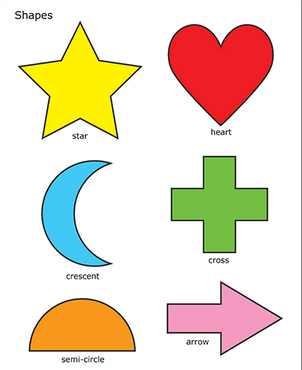
#> input picture Resources/shapes2.png, 302 x 370 px
$ python task.py
#> lines starting #> are read from the running program, lines starting #| are printed output that depends on the picture; after the words box and inside, x2 and y2 are one past the last pixel; in counts of white or black regions, pixels touching at a corner belong together
#Write a program to take a user defined text input and detect the respective shape in shapes.jpg
import cv2
import numpy as np
from cv2 import RETR_EXTERNAL

#shape=input("Enter the shape you want to detect: ")
def getContours(img):
    contours,heirarchy=cv2.findContours(img,cv2.RETR_EXTERNAL,cv2.CHAIN_APPROX_NONE)
    for cnt in contours:
        area=cv2.contourArea(cnt)
        if area>250:
            peri=cv2.arcLength(cnt,True) #finds out the perimeter of the shape
            approx=cv2.approxPolyDP(cnt,0.01*peri,True)
            objCor=len(approx)
            x,y,w,h=cv2.boundingRect(approx)
            aspRatio=w/float(h)
            cv2.drawContours(imgContour,cnt,-1,(255,0,0),2)

            #Condition for triangle
            if objCor==3:
                objectType="Triangle"

            #Condition for shapes with 4 sides
            elif objCor==4:
                if aspRatio>0.85 and aspRatio<1.15:
                    objectType="square"
                    exit
                else:
                    objectType="Rectangle"


            #5 sided shape
            elif objCor==5:
                    objectType="Pentagon"


            #6 sided shape
            elif objCor==6:
                objectType="Hexagon"

            #7 sided shape
            elif objCor==7:
                    objectType="Heptagon"

            elif objCor==10:
                objectType="Star"

            elif objCor==12:
                objectType="Cross"

            elif objCor>25:
                objectType="Circle"

            else:
                objectType="None"


            #cv2.rectangle(imgContour,(x,y),(x+w,y+h),(0,255,0),2)
            #To put text in shapes
            cv2.putText(imgContour,objectType,(x+(w//2)-20,y+(h//2)+2),cv2.FONT_HERSHEY_COMPLEX,0.5,(0,0,0),2)
        else:
            pass
path="Resources/shapes2.png"
img=cv2.imread(path)
#> img is the input picture: shape (370, 302, 3); mean B, G, R 202.5, 222, 234.3
imgContour=img.copy()
#Converting image to grayscale
imgGray=cv2.cvtColor(img,cv2.COLOR_BGR2GRAY)
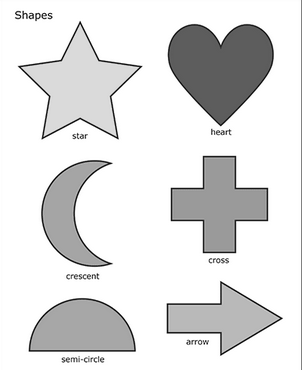
#> imgGray: shape (370, 302); min 0, max 255, mean 223.4
num, imgThresh = cv2.threshold(imgGray, 245, 255, cv2.THRESH_BINARY_INV)
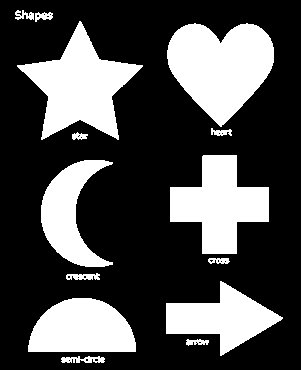
#> imgThresh: shape (370, 302); 30% white; 15 white regions
getContours(imgThresh)
#> in getContours, `contours,heirarchy=cv2.findContours(img,cv2.RETR_EXTERNAL,cv2.CHAIN_AP..`: contours = 15 contours, 1 with area under 20; largest, box (x1, y1, x2, y2) and area: (167, 23, 274, 127) 7251, (17, 21, 143, 140) 6384, (170, 155, 269, 254) 5510, (28, 298, 136, 352) 4494, (166, 281, 283, 356) 3972
#> the loop in getContours, `for cnt in contours:` made 15 passes
#> (area, peri, objCor, x, y, w, h, aspRatio) on passes 3, 4, 7, 8, 11, 12: (4494, 283.7, 9, 28, 298, 108, 54, 2), (3972.5, 336.1, 7, 166, 281, 117, 75, 1.56), (3607, 357.7, 14, 41, 160, 72, 107, 0.673), (5509.5, 389.1, 12, 170, 155, 99, 99, 1), (7251, 357.2, 11, 169, 24, 105, 103, 1.02), (6384.5, 458.5, 10, 17, 21, 126, 119, 1.06)
#> area on passes 1, 2, 5, 6, 9, 10: 163.5, 78, 134.5, 83, 65, 75
#> after the loop in getContours, `for cnt in contours:`:
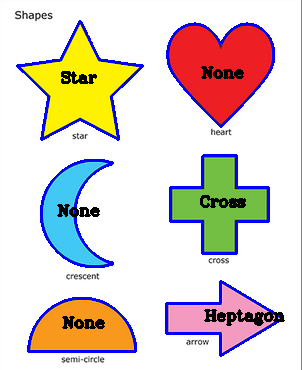
#> imgContour: shape (370, 302, 3); 7.21% of pixels changed, all inside (x1, y1, x2, y2) = (16, 20, 285, 357)


cv2.imshow("Contour Image",imgContour)
cv2.waitKey(0)

$ run again, with Resources/shapes.jpg saved as Resources/shapes2.png
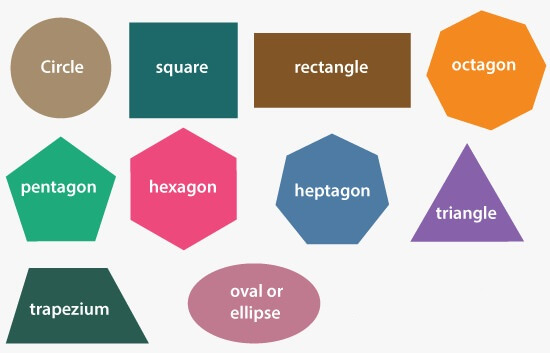
#> input picture Resources/shapes.jpg, 550 x 353 px
#> img is the input picture: shape (353, 550, 3); mean B, G, R 183, 187.5, 194.7
#> `num, imgThresh = cv2.threshold(imgGray, 245, 255, cv2.THRESH_BINARY_INV)`:
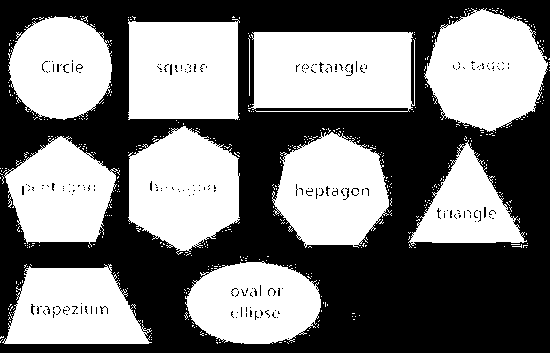
#> imgThresh: shape (353, 550); 48.5% white; 464 white regions (453 under 20 px)
#> contours = 464 contours, 454 with area under 20; largest, box (x1, y1, x2, y2) and area: (248, 32, 415, 112) 11724, (424, 8, 548, 132) 10660, (128, 19, 240, 120) 10384, (128, 126, 240, 255) 10235, (272, 132, 392, 248) 9574
#> the loop in getContours, `for cnt in contours:` made 464 passes
#> (area, peri, approx, objCor, x, y, w, h) on passes 278, 420, 431: (5884.5, 604.8, [[468, 140], [432, 192], [412, 245], [526, 241]], 4, 412, 140, 115, 106), (11724.5, 970.1, [[251, 34], [248, 108], [414, 105], [412, 32]], 4, 248, 32, 167, 77), (10383.5, 447, [[128, 19], [128, 119], [237, 119], [237, 19]], 4, 128, 19, 110, 101)
#> after the loop in getContours, `for cnt in contours:`:
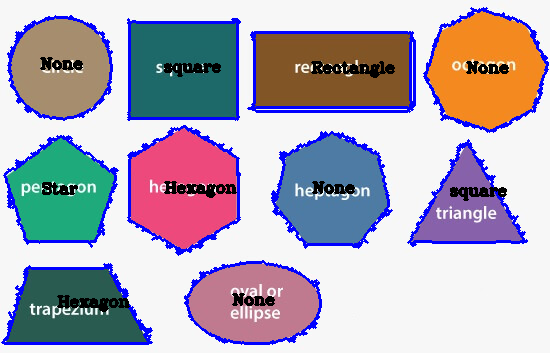
#> imgContour: shape (353, 550, 3); 9.48% of pixels changed, all inside (x1, y1, x2, y2) = (1, 7, 549, 345)

$ run again, with Resources/shapes.png copied over Resources/shapes2.png
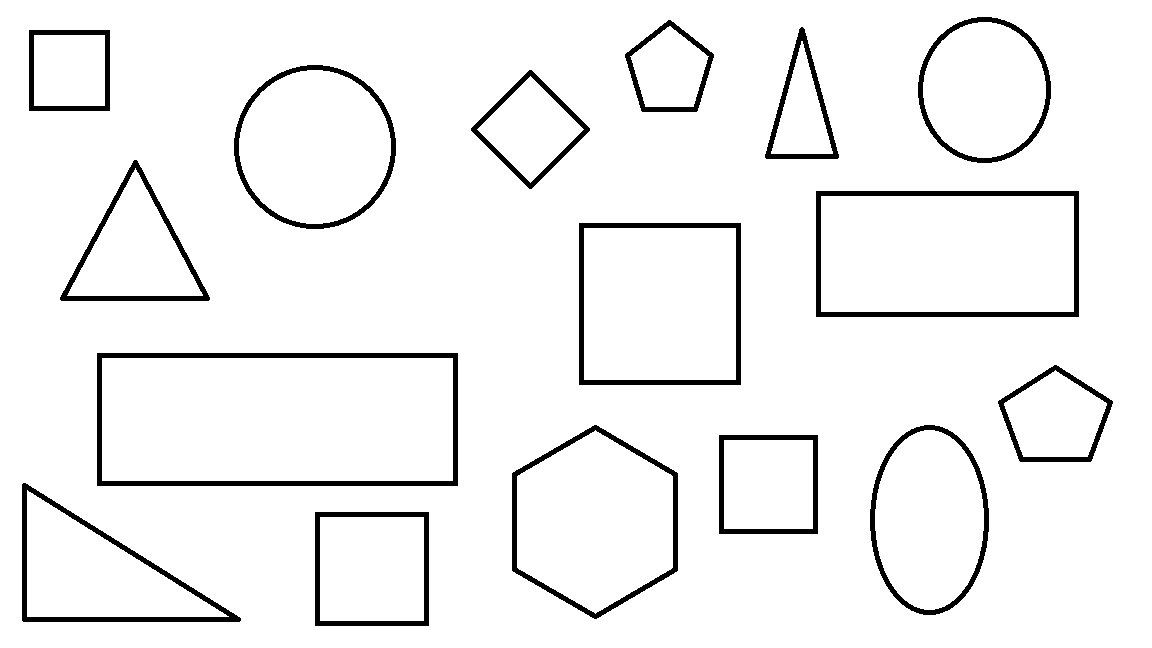
#> input picture Resources/shapes.png, 1152 x 648 px
#> img is the input picture: shape (648, 1152, 3); 94.8% white; 16 black regions, largest, box (x1, y1, x2, y2) and area: (97, 353, 458, 486) 4840, (816, 191, 1079, 317) 3790, (579, 223, 741, 385) 3140
#> imgThresh: shape (648, 1152); 5.2% white; 16 white regions
#> contours = 16 contours; largest, box (x1, y1, x2, y2) and area: (97, 353, 458, 486) 47520, (816, 191, 1079, 317) 32750, (579, 223, 741, 385) 25921, (512, 425, 678, 619) 24029, (234, 65, 396, 229) 20614
#> the loop in getContours, `for cnt in contours:` made 16 passes
#> (area, peri, approx, objCor, x, y, w, h) on passes 1, 2, 3, 7, 8: (12769, 452, [[315, 512], [315, 625], [428, 625], [428, 512]], 4, 315, 512, 114, 114), (15566, 631.2, [[22, 484], [23, 621], [240, 620]], 3, 22, 484, 219, 138), (9604, 392, [[719, 435], [719, 533], [817, 533], [817, 435]], 4, 719, 435, 99, 99), (47520, 984, [[97, 353], [97, 485], [457, 485], [457, 353]], 4, 97, 353, 361, 133), (25921, 644, [[579, 223], [579, 384], [740, 384], [740, 223]], 4, 579, 223, 162, 162)
#> after the loop in getContours, `for cnt in contours:`:
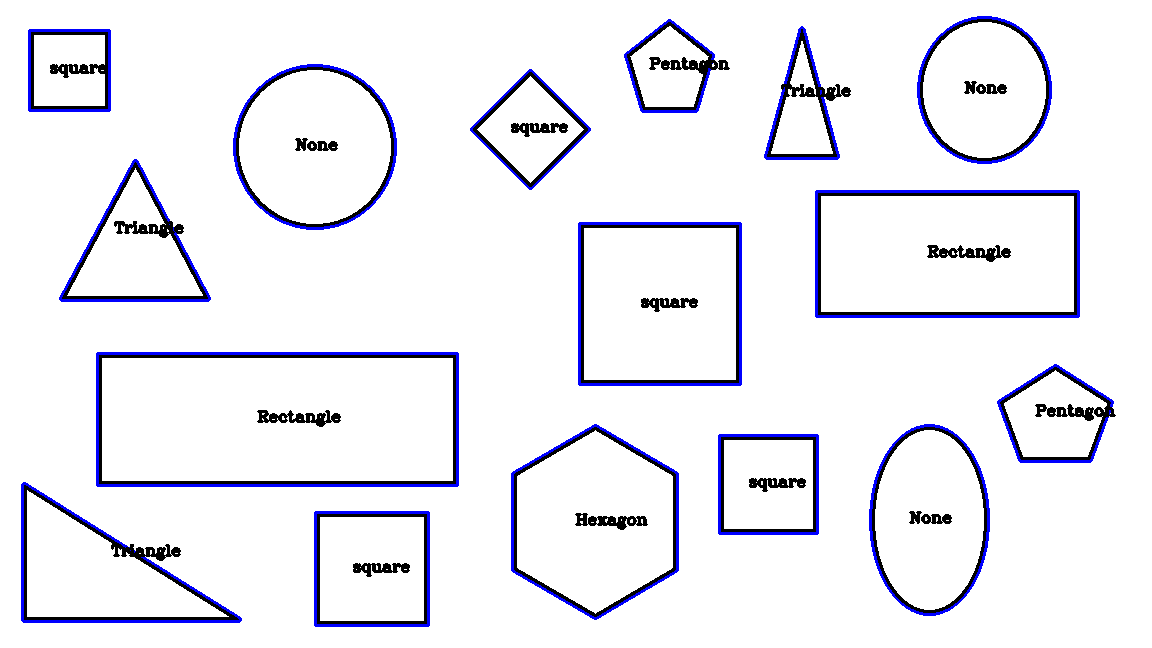
#> imgContour: shape (648, 1152, 3); 4.07% of pixels changed, all inside (x1, y1, x2, y2) = (21, 16, 1116, 627)
